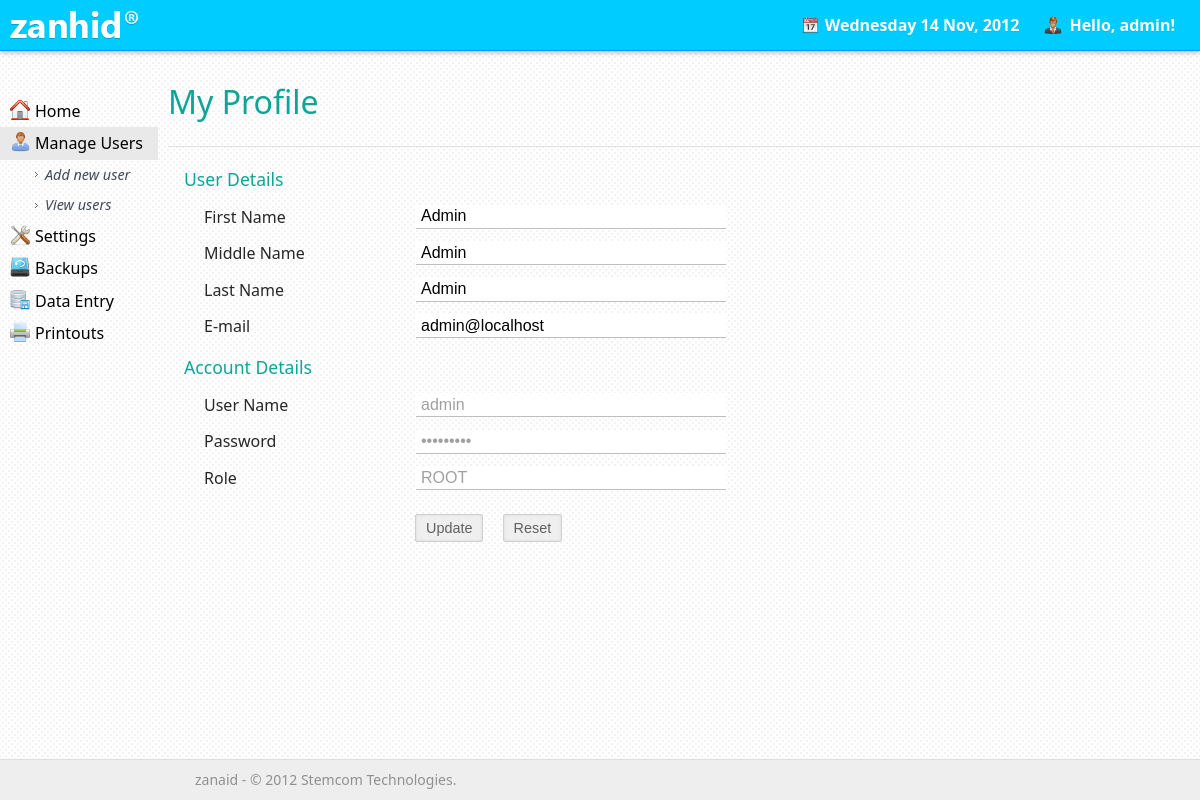
Page /modules/users/my_profile.php (signed in) on the committed database.
### tables this page shows
CREATE TABLE IF NOT EXISTS `users` (
  `user_id` int(10) NOT NULL AUTO_INCREMENT,
  `usr_fname` varchar(255) NOT NULL,
  `usr_mname` varchar(255) NOT NULL,
  `usr_lname` varchar(255) NOT NULL,
  `email` varchar(255) NOT NULL,
  `username` varchar(255) NOT NULL,
  `password` varchar(255) NOT NULL,
  `role` varchar(255) NOT NULL,
  `status` varchar(10) NOT NULL DEFAULT 'ACTIVE',
  PRIMARY KEY (`user_id`),
  UNIQUE KEY `username` (`username`)
);

### modules/users/my_profile.php (the view, shortened to what this page needs)
<?php
$user_id = $_SESSION['user_id'];
$query_user = "SELECT *
                 FROM users
                WHERE user_id = '$user_id'";
$result_user = mysql_query($query_user) or die(mysql_error());
$row = mysql_fetch_array($result_user);
?>
<!doctype html>
<html>
    <head>
        <link href="../../css/layout.css" rel="stylesheet" type="text/css">
    </head>
    <body>
        <div class="container">
            <?php require '../../includes/header.php'; ?>
            <div class="sidebar">
                <?php include '../../includes/sidebar.php'; ?>
                </div>
            <div class="content">
                <h1>My Profile</h1>
                <div class="hr-line"></div>
                <form action="process_my_profile.php" method="post">
                    <fieldset>
                        <legend>User Details</legend>
                        <table width="" border="0" cellpadding="5">
                            <tr>
                                <td width="200">First Name</td>
                                <td><input type="text" name="fname" value="<?php echo $row['usr_fname'] ?>" required size="255" class="text"></td>
                            </tr>
                            <tr>
                                <td>Middle Name</td>
                                <td><input type="text" name="mname" value="<?php echo $row['usr_mname'] ?>" size="255" class="text"></td>
                            </tr>
                            <tr>
                                <td>Last Name</td>
                                <td><input type="text" name="lname" value="<?php echo $row['usr_lname'] ?>" required size="255" class="text"></td>
                            </tr>
                            <tr>
                                <td>E-mail</td>
                                <td><input type="email" name="email"  value="<?php echo $row['email'] ?>" required size="255" class="text"></td>
                            </tr>
                        </table>
                    </fieldset>
                    <fieldset>
                        <legend>Account Details</legend>
                        <table width="" border="0" cellpadding="5">
                            <tr>
                                <td width="200">User Name</td>
                                <td><input type="text" name="username" value="<?php echo $row['username'] ?>" disabled="disabled" size="255" class="text"></td>
                            </tr>
                            <tr>
                                <td>Password</td>
                                <td><input type="password" name="password" value="*********" disabled="disabled" size="255" class="text" ></td>
                            </tr>
                            <tr>
                                <td>Role</td>
                                <td><input type="text" value="<?php echo $row['role'] ?>" class="text" disabled="disabled" /></td>
                            </tr>
                        </table>
                    </fieldset>
                    <table width="616" border="0" cellpadding="5">
                        <tr>
                            <td width="228">&nbsp;</td>
                            <td width="362"><button type="submit" style="margin-top: 0px;">Update</button>
                                <button type="reset" style="margin-top: 0px;">Reset</button></td>
                        </tr>
                    </table>
                </form>
                </div>
            <?php include '../../includes/footer.php'; ?>
            </div>
    </body>
</html>

### css/layout.css (style rules this page uses)
body { -webkit-print-color-adjust: exact; font: 100%/1.4 "Segoe UI Light", "Segoe UI", "Tahoma", "Arial", "Verdana", "sans-serif"; margin: 0; padding: 0; background: url(../images/pattern_bg.jpg) transparent !important; color: #272727; }
fieldset { border: none; }
legend { font-size: 110% !important; color: #0ca696; }
fieldset table { margin: 0 15px; }
h1, h2, h3, h4, h5, h6, p { margin-top: 0; padding-right: 15px; padding-left: 15px; font-weight: normal !important; }
h1 { color: #0ca696; padding-left: 0; }
.container { width: 100%; }
.sidebar { float: left; width: 14%; position: fixed; padding-bottom: 10px; margin-top: 80px; }
.content { padding: 80px 0; width: 86%; float: left; margin-left: 14%; background: transparent; }
.hr-line { background: #e0e0e0; height: 1px; margin-bottom: 20px; }
button { padding: 5px 10px; font-size: 90%; margin-right: 15px; margin-top: 15px; border: 1px solid #d0d0d0; background-color: #efefef; box-shadow: 0px 0 3px rgba(0,0,0, 0.1) inset; cursor: pointer; color: #606060; border-radius: 2px; }
input[disabled] { background: #fff; color: #a0a0a0; }
.text, .number { border: 1px solid #bfbfbf; height: 23px; outline: none; padding: 0 5px; font-size: 100%; }
.text { width: 300px; text-align: left; }
.text { border-top: none; border-left: none; border-right: none; }

### rows in the picture
users: fname "Admin", mname "Admin", lname "Admin", email "admin@localhost", username "admin", role "ROOT"

### other values in the picture
$_SESSION['username'] "admin"
